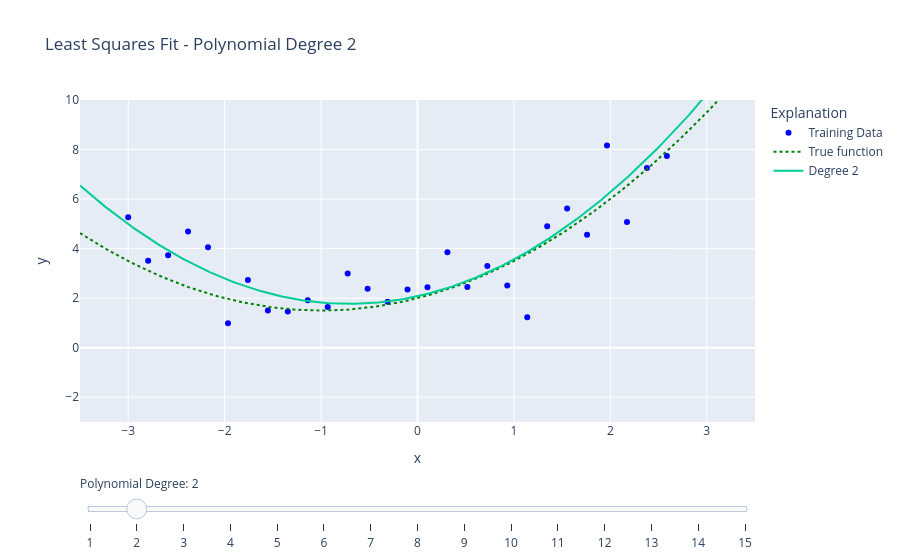

Notebook source saved alongside this figure:
### Markdown cell above
## Example overfitting
This interactive Plotly visualization demonstrates polynomial least squares fitting and the concept of overfitting. Synthetic noisy data is generated from a quadratic function, and polynomial models of degrees 1 through 15 are fit to the data. The slider allows you to select the polynomial degree and observe how the fit changes:

- **Low-degree polynomials** (e.g., degree 1 or 2) may underfit the data, failing to capture its curvature.
- **Higher-degree polynomials** can fit the training data very closely, but may exhibit large oscillations and poor generalization outside the data range—this is known as overfitting.
- The true underlying function is shown for comparison.

**Task:** Use the slider to explore how increasing the polynomial degree affects the fit and the risk of overfitting.

Below the slider plot, the error on the training data and on new test data from the same model is shown as a function of degree.

### Code cell
import numpy as np
import plotly.graph_objects as go

# Generate synthetic data
np.random.seed(0)
x = np.linspace(-3, 3, 30)
true_y = 0.5 * x**2 + x + 2
noise = np.random.normal(0, 1, size=x.shape)
y = true_y + noise

# x-values for model prediction
x_fit = np.linspace(-3.5, 3.5, 300)

# Fit models of degree 1 to 15
traces = []
for deg in range(1, 16):
    coefs = np.polyfit(x, y, deg)
    y_fit = np.polyval(coefs, x_fit)
    trace = go.Scatter(x=x_fit, y=y_fit, name=f'Degree {deg}', visible=(deg == 2))
    traces.append(trace)

# Training data and true function
scatter_data = go.Scatter(x=x, y=y, mode='markers', name='Training Data', marker=dict(color='blue'))
true_func = go.Scatter(x=x_fit, y=0.5 * x_fit**2 + x_fit + 2, mode='lines',
                       name='True function', line=dict(dash='dot', color='green'))

# Set up the figure
fig = go.Figure(data=[scatter_data, true_func] + traces)

# Slider steps
steps = []
for i in range(15):
    step = dict(
        method='update',
        args=[{'visible': [True, True] + [j == i for j in range(15)]},
              {'title': f'Least Squares Fit - Polynomial Degree {i+1}'}],
        label=f'{i+1}'
    )
    steps.append(step)

# Add slider
sliders = [dict(
    active=1,
    currentvalue={"prefix": "Polynomial Degree: "},
    pad={"t": 50},
    steps=steps
)]

fig.update_layout(
    sliders=sliders,
    title='Least Squares Fit - Polynomial Degree 2',
    xaxis_title='x',
    yaxis_title='y',
    legend_title='Explanation'
)
fig.update_yaxes(range=[-3, 10])
fig.show()

### Figure 1 — Plotly figure (JSON) as saved in the notebook; plotly's stock layout.template omitted (floating-point values rounded to 4 significant figures; data arrays with more than 128 entries replaced by an {"elided": "..."} marker saying what was removed)
{"data": [{"marker": {"color": "blue"}, "mode": "markers", "name": "Training Data", "type": "scatter", "x": [-3, -2.793, -2.586, -2.379, -2.172, -1.966, -1.759, -1.552, -1.345, -1.138, -0.931, -0.7241, -0.5172, -0.3103, -0.1034, 0.1034, 0.3103, 0.5172, 0.7241, 0.931, 1.138, 1.345, 1.552, 1.759, 1.966, 2.172, 2.379, 2.586, 2.793, 3], "y": [5.264, 3.508, 3.737, 4.692, 4.055, 0.9888, 2.738, 1.501, 1.456, 1.92, 1.646, 2.992, 2.378, 1.859, 2.346, 2.442, 3.853, 2.446, 3.299, 2.51, 1.232, 4.903, 5.62, 4.563, 8.167, 5.078, 7.256, 7.743, 10.23, 10.97]}, {"line": {"color": "green", "dash": "dot"}, "mode": "lines", "name": "True function", "type": "scatter", "x": {"elided": "300 float values"}, "y": {"elided": "300 float values"}}, {"name": "Degree 1", "type": "scatter", "visible": false, "x": {"elided": "300 float values"}, "y": {"elided": "300 float values"}}, {"name": "Degree 2", "type": "scatter", "visible": true, "x": {"elided": "300 float values"}, "y": {"elided": "300 float values"}}, {"name": "Degree 3", "type": "scatter", "visible": false, "x": {"elided": "300 float values"}, "y": {"elided": "300 float values"}}, {"name": "Degree 4", "type": "scatter", "visible": false, "x": {"elided": "300 float values"}, "y": {"elided": "300 float values"}}, {"name": "Degree 5", "type": "scatter", "visible": false, "x": {"elided": "300 float values"}, "y": {"elided": "300 float values"}}, {"name": "Degree 6", "type": "scatter", "visible": false, "x": {"elided": "300 float values"}, "y": {"elided": "300 float values"}}, {"name": "Degree 7", "type": "scatter", "visible": false, "x": {"elided": "300 float values"}, "y": {"elided": "300 float values"}}, {"name": "Degree 8", "type": "scatter", "visible": false, "x": {"elided": "300 float values"}, "y": {"elided": "300 float values"}}, {"name": "Degree 9", "type": "scatter", "visible": false, "x": {"elided": "300 float values"}, "y": {"elided": "300 float values"}}, {"name": "Degree 10", "type": "scatter", "visible": false, "x": {"elided": "300 float values"}, "y": {"elided": "300 float values"}}, {"name": "Degree 11", "type": "scatter", "visible": false, "x": {"elided": "300 float values"}, "y": {"elided": "300 float values"}}, {"name": "Degree 12", "type": "scatter", "visible": false, "x": {"elided": "300 float values"}, "y": {"elided": "300 float values"}}, {"name": "Degree 13", "type": "scatter", "visible": false, "x": {"elided": "300 float values"}, "y": {"elided": "300 float values"}}, {"name": "Degree 14", "type": "scatter", "visible": false, "x": {"elided": "300 float values"}, "y": {"elided": "300 float values"}}, {"name": "Degree 15", "type": "scatter", "visible": false, "x": {"elided": "300 float values"}, "y": {"elided": "300 float values"}}], "layout": {"legend": {"title": {"text": "Explanation"}}, "sliders": [{"active": 1, "currentvalue": {"prefix": "Polynomial Degree: "}, "pad": {"t": 50}, "steps": [{"args": [{"visible": [true, true, true, false, false, false, false, false, false, false, false, false, false, false, false, false, false]}, {"title": "Least Squares Fit - Polynomial Degree 1"}], "label": "1", "method": "update"}, {"args": [{"visible": [true, true, false, true, false, false, false, false, false, false, false, false, false, false, false, false, false]}, {"title": "Least Squares Fit - Polynomial Degree 2"}], "label": "2", "method": "update"}, {"args": [{"visible": [true, true, false, false, true, false, false, false, false, false, false, false, false, false, false, false, false]}, {"title": "Least Squares Fit - Polynomial Degree 3"}], "label": "3", "method": "update"}, {"args": [{"visible": [true, true, false, false, false, true, false, false, false, false, false, false, false, false, false, false, false]}, {"title": "Least Squares Fit - Polynomial Degree 4"}], "label": "4", "method": "update"}, {"args": [{"visible": [true, true, false, false, false, false, true, false, false, false, false, false, false, false, false, false, false]}, {"title": "Least Squares Fit - Polynomial Degree 5"}], "label": "5", "method": "update"}, {"args": [{"visible": [true, true, false, false, false, false, false, true, false, false, false, false, false, false, false, false, false]}, {"title": "Least Squares Fit - Polynomial Degree 6"}], "label": "6", "method": "update"}, {"args": [{"visible": [true, true, false, false, false, false, false, false, true, false, false, false, false, false, false, false, false]}, {"title": "Least Squares Fit - Polynomial Degree 7"}], "label": "7", "method": "update"}, {"args": [{"visible": [true, true, false, false, false, false, false, false, false, true, false, false, false, false, false, false, false]}, {"title": "Least Squares Fit - Polynomial Degree 8"}], "label": "8", "method": "update"}, {"args": [{"visible": [true, true, false, false, false, false, false, false, false, false, true, false, false, false, false, false, false]}, {"title": "Least Squares Fit - Polynomial Degree 9"}], "label": "9", "method": "update"}, {"args": [{"visible": [true, true, false, false, false, false, false, false, false, false, false, true, false, false, false, false, false]}, {"title": "Least Squares Fit - Polynomial Degree 10"}], "label": "10", "method": "update"}, {"args": [{"visible": [true, true, false, false, false, false, false, false, false, false, false, false, true, false, false, false, false]}, {"title": "Least Squares Fit - Polynomial Degree 11"}], "label": "11", "method": "update"}, {"args": [{"visible": [true, true, false, false, false, false, false, false, false, false, false, false, false, true, false, false, false]}, {"title": "Least Squares Fit - Polynomial Degree 12"}], "label": "12", "method": "update"}, {"args": [{"visible": [true, true, false, false, false, false, false, false, false, false, false, false, false, false, true, false, false]}, {"title": "Least Squares Fit - Polynomial Degree 13"}], "label": "13", "method": "update"}, {"args": [{"visible": [true, true, false, false, false, false, false, false, false, false, false, false, false, false, false, true, false]}, {"title": "Least Squares Fit - Polynomial Degree 14"}], "label": "14", "method": "update"}, {"args": [{"visible": [true, true, false, false, false, false, false, false, false, false, false, false, false, false, false, false, true]}, {"title": "Least Squares Fit - Polynomial Degree 15"}], "label": "15", "method": "update"}]}], "title": {"text": "Least Squares Fit - Polynomial Degree 2"}, "xaxis": {"title": {"text": "x"}}, "yaxis": {"range": [-3, 10], "title": {"text": "y"}}}}
